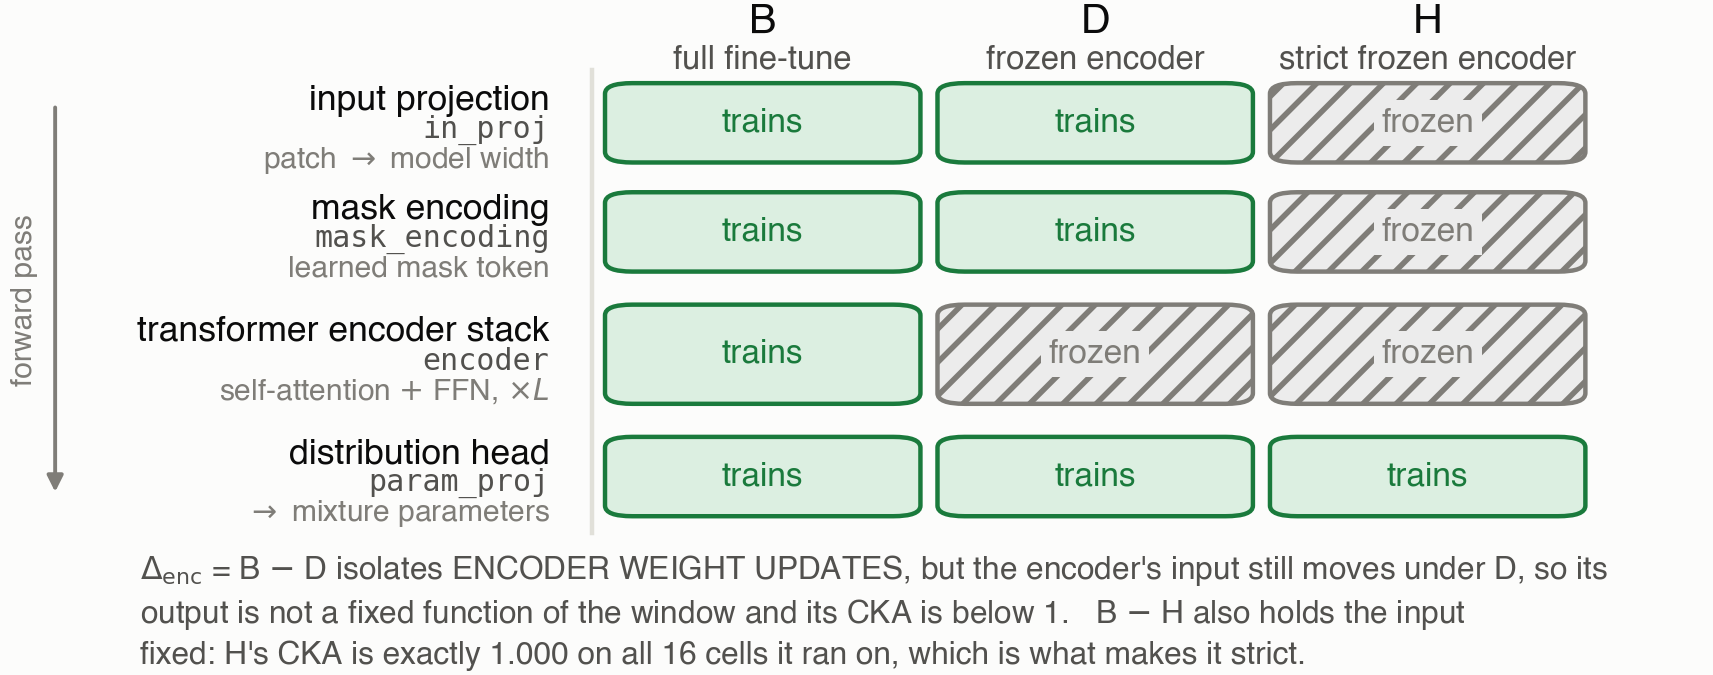

Write the Python code that produced this figure.
#!/usr/bin/env python3
"""
Appendix figure -- where the freeze boundary is drawn, module by module.

WHY IT EXISTS. Two of the paper's seven survivors change sign between the ordinary frozen encoder
and the strict one (Appendix \\ref{app:strictfreeze}), so "we froze the encoder" is not a complete
description of a control: which modules were held fixed decides the answer. A reviewer asked for the
boundary as a diagram rather than as a sentence, and the sentence it replaces had to name four
PyTorch module attributes to say the same thing.

THE GRID IS READ OFF THE TRAINING CODE, NOT DRAWN FROM MEMORY. scripts/finetune_forecasting.py sets
requires_grad in exactly three patterns: B trains everything; D calls
`for param in encoder.parameters(): param.requires_grad = False`; H additionally freezes `in_proj`
and `mask_encoding`, after which its own log line reads "only param_proj trains". TRAINABLE below is
that code transcribed, and its keys are the attribute names so the transcription can be checked
against the source by grep.

ONE NUMBER, AND IT IS DERIVED. Condition H's CKA is exactly 1.000 on every cell it ran on, which is
the consequence the diagram exists to explain: with everything upstream frozen the encoder's output
is a fixed function of its input. That is asserted from the run records rather than typed, because
it is the claim that distinguishes H from D and the whole figure is wrong without it.
"""
import sys
from pathlib import Path

import matplotlib.pyplot as plt
from matplotlib.patches import FancyBboxPatch, FancyArrowPatch

sys.path.insert(0, str(Path(__file__).resolve().parent))
from figstyle import (  # noqa: E402
    ADAPT, ADAPT_F, GRID, INK_MUTED, INK_PRIMARY, INK_SECONDARY,
    NEUTRAL, NEUTRAL_F, SURFACE, intervention_rows, save,
)

# Module rows, in forward order: what the model does to a window on its way to a forecast.
MODULES = [
    ("in_proj", "input projection", "patch $\\rightarrow$ model width"),
    ("mask_encoding", "mask encoding", "learned mask token"),
    ("encoder", "transformer encoder stack", "self-attention $+$ FFN, $\\times L$"),
    ("param_proj", "distribution head", "$\\rightarrow$ mixture parameters"),
]
# Transcribed from finetune_forecasting.py's requires_grad blocks. True = the optimiser may move it.
TRAINABLE = {
    "B": {"in_proj": True,  "mask_encoding": True,  "encoder": True,  "param_proj": True},
    "D": {"in_proj": True,  "mask_encoding": True,  "encoder": False, "param_proj": True},
    "H": {"in_proj": False, "mask_encoding": False, "encoder": False, "param_proj": True},
}
CONDITIONS = [("B", "full fine-tune"), ("D", "frozen encoder"), ("H", "strict frozen encoder")]

_H = [r for r in intervention_rows() if r.get("cka_h") is not None]
assert _H, "no condition-H cells in the run records; this figure's whole point is unsupported"
assert {r["cka_h"] for r in _H} == {1.0}, \
    f"condition H's CKA is no longer exactly 1 ({sorted({r['cka_h'] for r in _H})})"

fig, ax = plt.subplots(figsize=(5.5, 2.15), dpi=150)
fig.patch.set_facecolor(SURFACE)
ax.set_facecolor(SURFACE)
ax.set_xlim(0, 100); ax.set_ylim(0, 100); ax.axis("off")

COLX = {"B": 44.5, "D": 64.0, "H": 83.5}
COLW = 17.5
ROWY = [82.0, 65.5, 47.0, 28.5]
ROWH = [11.0, 11.0, 14.0, 11.0]

# Column headers.
for key, name in CONDITIONS:
    ax.text(COLX[key], 97.0, key, fontsize=7.4, color=INK_PRIMARY, fontweight="bold",
            ha="center", va="center")
    ax.text(COLX[key], 91.5, name, fontsize=5.9, color=INK_SECONDARY, ha="center", va="center")

# The forward-pass spine, so the row order reads as a model rather than as a list.
ax.add_patch(FancyArrowPatch((3.0, ROWY[0] + 4), (3.0, ROWY[-1] - 4), arrowstyle="-|>",
                             mutation_scale=6, linewidth=0.7, color=INK_MUTED, zorder=2))
ax.text(1.2, (ROWY[0] + ROWY[-1]) / 2, "forward pass", fontsize=5.4, color=INK_MUTED,
        ha="center", va="center", rotation=90)

for (attr, label, detail), cy, h in zip(MODULES, ROWY, ROWH):
    # The PyTorch attribute name is on the figure, in monospace, because it is what a reader has to
    # grep for to check this grid against finetune_forecasting.py.
    ax.text(32.0, cy + 3.4, label, fontsize=6.4, color=INK_PRIMARY, ha="right", va="center")
    ax.text(32.0, cy - 1.0, attr, fontsize=5.4, color=INK_SECONDARY, ha="right", va="center",
            family="monospace")
    ax.text(32.0, cy - 5.6, detail, fontsize=5.4, color=INK_MUTED, ha="right", va="center")
    for key, _ in CONDITIONS:
        trains = TRAINABLE[key][attr]
        ec, fc = (ADAPT, ADAPT_F) if trains else (NEUTRAL, NEUTRAL_F)
        ax.add_patch(FancyBboxPatch((COLX[key] - COLW / 2, cy - h / 2), COLW, h,
                                    boxstyle="round,pad=0.5,rounding_size=1.6",
                                    linewidth=0.8, edgecolor=ec, facecolor=fc,
                                    hatch=None if trains else "////", zorder=3))
        # The frozen label gets a knockout panel: at this size the hatch runs straight through the
        # word and "frozen" was the harder of the two states to read, which is backwards.
        ax.text(COLX[key], cy, "trains" if trains else "frozen", fontsize=6.0,
                color=ec, ha="center", va="center", fontweight="bold" if trains else "normal",
                zorder=4,
                bbox=None if trains else dict(facecolor=NEUTRAL_F, edgecolor="none", pad=1.4))

# The two contrasts the grid licenses, named on the figure so the reader does not have to subtract
# columns in their head.
ax.plot([34.5, 34.5], [20.0, 90.0], color=GRID, lw=0.8, zorder=1)
ax.text(8.0, 8.0,
        # "below 1", not "near 1": D's CKA is just short of 1 on Moirai but falls to 0.38 on
        # TimesFM (S3), so the only thing true of every arm is that it is not 1.
        "$\\Delta_{\\rm enc}$ = B $-$ D isolates ENCODER WEIGHT UPDATES, but the encoder's input "
        "still moves under D, so its\noutput is not a fixed function of the window and its CKA is "
        f"below 1.   B $-$ H also holds the input\nfixed: H's CKA is exactly 1.000 on all {len(_H)} "
        "cells it ran on, which is what makes it strict.",
        fontsize=5.7, color=INK_SECONDARY, ha="left", va="center", linespacing=1.35)

out = save(fig, Path(__file__).with_name("figA_freeze_boundary.png"))
print(f"wrote {out} and .pdf  (3 conditions x {len(MODULES)} modules, "
      f"H verified at CKA 1.000 on {len(_H)} cells)")
